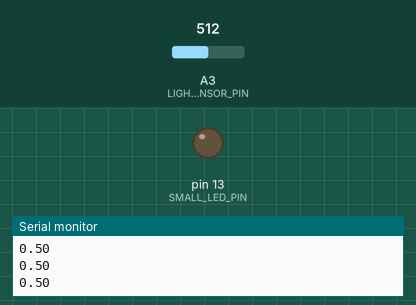
Simulated run of this sketch. Board: Arduino Uno, built with avr-gcc and run on an emulated ATmega328P. On the bench: output pins drawn as LEDs (lit = HIGH), the last lines printed to the serial monitor. The test bench sets the inputs (shaded band); at power-on: A3 (LIGHT_SENSOR_PIN) = 512.

Above: at 1.3 s.
1.4 s: A3 (LIGHT_SENSOR_PIN) set to 220
2.9 s: A3 (LIGHT_SENSOR_PIN) set to 189
At 3.5 s:
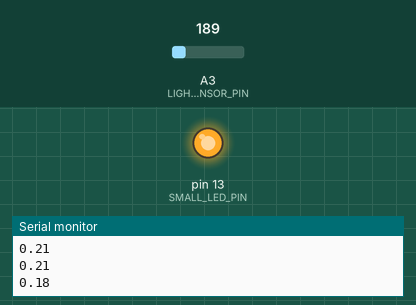
4.5 s: A3 (LIGHT_SENSOR_PIN) set to 306
At 5.7 s:
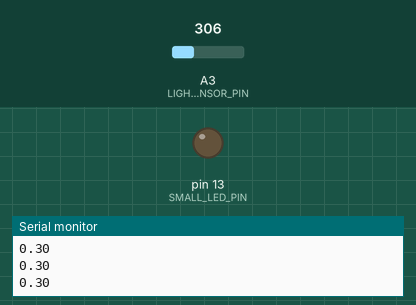
6.0 s: A3 (LIGHT_SENSOR_PIN) set to 122
At 7.1 s:
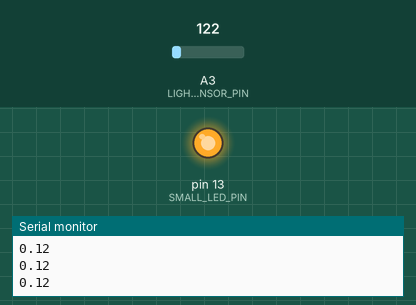
Timing chart, 0 to 8.5 s (numbered marks = the images above; inputs shaded):
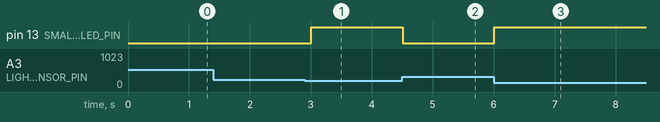

Measured:
- the behaviour switches between 205 and 204 on A3 (LIGHT_SENSOR_PIN) (found by bisection; images 0 and 1)
- after the input at 2.9 s, pin 13 (SMALL_LED_PIN): LOW → HIGH after 0.10 s
- after the input at 4.5 s, pin 13 (SMALL_LED_PIN): HIGH → LOW at once
- after the input at 6.0 s, pin 13 (SMALL_LED_PIN): LOW → HIGH at once

The sketch:

UDOOGrove06_lightSensor.ino
```cpp
#define SMALL_LED_PIN 13

#define LIGHT_SENSOR_PIN A3
#define DARKNESS_TH      0.2


void setup() {
  Serial.begin(115200);
  Serial.println("UDOO Grove Happy Lamp! Step O6: Light Sensor");

  pinMode(SMALL_LED_PIN, OUTPUT);
}

void loop() {

  float externalLightIntensity = getLuminosity();

  Serial.println(externalLightIntensity);

  if(externalLightIntensity < DARKNESS_TH)
    turnOnSmallLight();
  else
    turnOffSmallLight();

  delay(500);
}

float getLuminosity(){
  int val = analogRead(LIGHT_SENSOR_PIN);
  return ((float)val / 1024.0);
  }

void turnOffSmallLight(){
  digitalWrite(SMALL_LED_PIN, LOW);
}

void turnOnSmallLight(){
  digitalWrite(SMALL_LED_PIN, HIGH);
}
```
